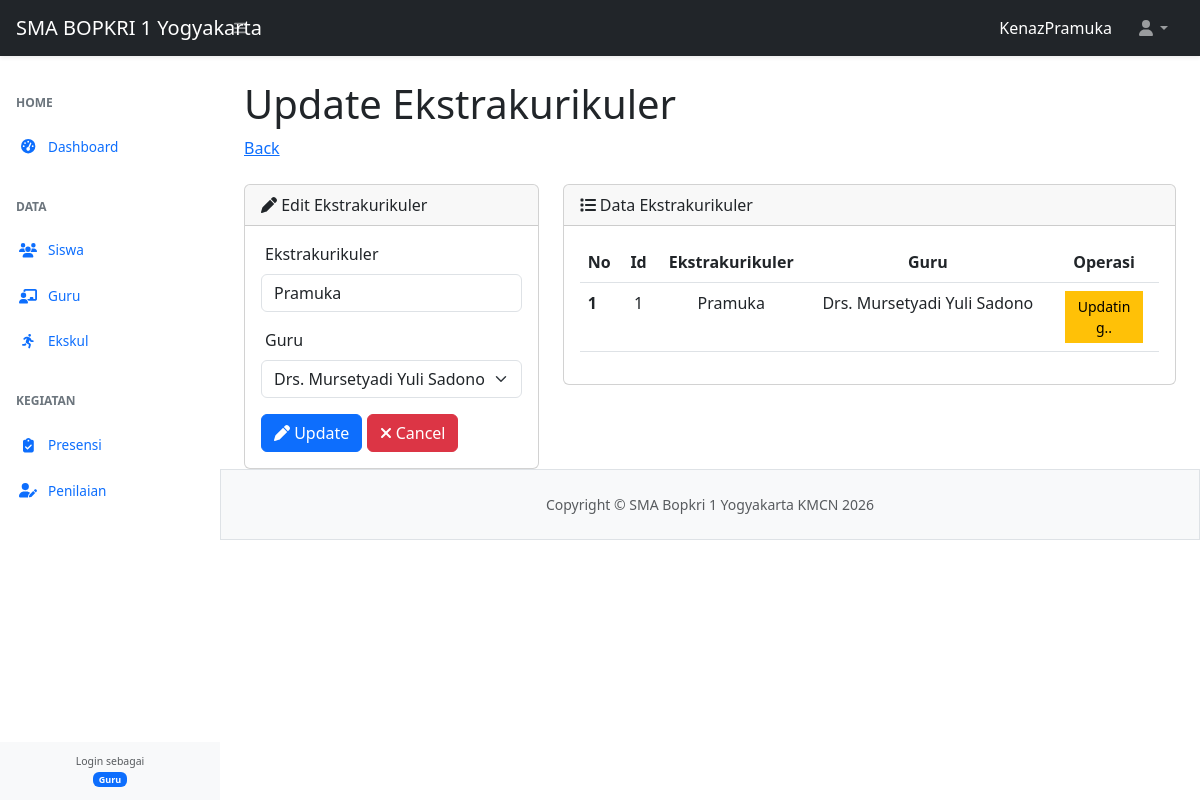
The page /Bosa/ekstrakulikuler/edit-ekstrakulikuler.php?id=1 (signed in) on the database its author committed.
### tables this page shows
CREATE TABLE `tbl_ekstrakulikuler` (
  `id` int(11) NOT NULL,
  `ekstrakulikuler` varchar(100) NOT NULL,
  `guru` varchar(100) NOT NULL
);

### Bosa/ekstrakulikuler/edit-ekstrakulikuler.php (the view, shortened to what this page needs)
<?php
require_once "../config.php";
require_once "../template/header.php";
require_once "../template/navbar.php";
require_once "../template/sidebar.php";
$id = $_GET['id'];
$queryEkstrakulikuler = mysqli_query($koneksi, "SELECT * FROM tbl_ekstrakulikuler WHERE id = $id");
$dataEdit = mysqli_fetch_array($queryEkstrakulikuler);
?>
<div id="layoutSidenav_content">
  <main>
    <div class="container-fluid px-4">
      <h1 class="mt-4">Update Ekstrakurikuler</h1>
      <ol class="breadcrumb mb-4">
        <li class="breadcrumb-item"><a href="../ekstrakulikuler.php">Back</a></li>
      </ol>
      <div class="row">
        <div class="col-4">
          <div class="card">
            <div class="card-header">
              <i class="fa-solid fa-pen"></i> Edit Ekstrakurikuler
            </div>
            <div class="card-body">
              <form action="proses-ekstrakulikuler.php" method="POST">
                <div class="mb-3">
                  <label for="ekstrakulikuler" class="form-label ps-1">Ekstrakurikuler</label>
                  <input type="text" class="form-control" id="ekstrakulikuler" name="ekstrakulikuler" placeholder="Ekstrakurikuler" value="<?= $dataEdit['ekstrakulikuler'] ?>" required>
                </div>
                <div class="mb-3">
                  <label for="guru" class="form-label ps-1">Guru</label>
                  <select name="guru" id="guru" class="form-select" required>
                    <?php
                    $queryGuru = mysqli_query($koneksi, "SELECT * FROM tbl_guru");
                    while ($dataGuru = mysqli_fetch_array($queryGuru)) {
                        if ($dataEdit['guru'] == $dataGuru['nama']) {
                    ?>
                      <option value="<?= $dataGuru['nama'] ?>" selected><?= $dataGuru['nama'] ?></option>
                    <?php } else { ?>
                      <option value="<?= $dataGuru['nama'] ?>"><?= $dataGuru['nama'] ?></option>
                    <?php
                        }
                    }
                    ?>
                  </select>
                </div>
                <button type="submit" class="btn btn-primary" name="update"><i class="fa-solid fa-pen"></i> Update</button>
                <a href="ekstrakulikuler.php" class="btn btn-danger"><i class="fa-solid fa-xmark"></i> Cancel</a>
              </form>
            </div>
          </div>
        </div>
        <div class="col-8">
          <div class="card">
            <div class="card-header"><i class="fa-solid fa-list"></i> Data Ekstrakurikuler</div>
            <div class="card-body">
              <table class="table table-hover">
                <thead>
                  <tr>
                    <th scope="col">No</th>
                    <th scope="col"><center>Id</center></th>
                    <th scope="col"><center>Ekstrakurikuler</center></th>
                    <th scope="col"><center>Guru</center></th>
                    <th scope="col"><center>Operasi</center></th>
                  </tr>
                </thead>
                <tbody>
                  <?php
                  $no = 1;
                  $queryAll = mysqli_query($koneksi, "SELECT * FROM tbl_ekstrakulikuler");
                  while ($data = mysqli_fetch_array($queryAll)) {
                    if ($data['id'] == $id) {
                  ?>
                    <tr>
                      <th scope="row"><?= $no ?></th>
                      <td><center><?= $data['id'] ?></center></td>
                      <td><center><?= htmlspecialchars($data['ekstrakulikuler']) ?></center></td>
                      <td><center><?= htmlspecialchars($data['guru']) ?></center></td>
                      <td align="center">
                        <button type="button" class="btn btn-sm btn-warning rounded-0 col-10">Updating..</button>
                      </td>
                    </tr>
                  <?php
                    }
                    $no++;
                  }
                  ?>
                </tbody>
              </table>
            </div>
          </div>
        </div>
      </div>
    </div>
  </main>
<?php
require_once "../template/footer.php";
?>

### Bosa/template/sidebar.php (style rules this page uses)
#layoutSidenav_content { margin-left: 220px; padding-top: 56px; min-height: 100vh; transition: margin-left 0.3s ease; }

### rows shown on the page
tbl_ekstrakulikuler: ekstrakulikuler "Pramuka", id "1", guru "Drs. Mursetyadi Yuli Sadono"

### other values the page prints
$_SESSION["ssUser"] "KenazPramuka"
$_SESSION["jabatan"] "Guru"
form field guru "Drs. Mursetyadi Yuli Sadono"
